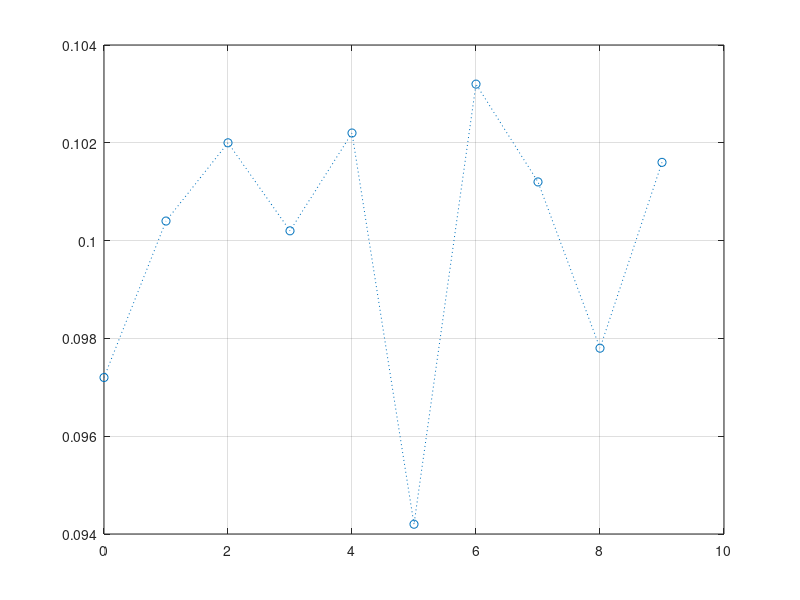

Write the MATLAB code that produced this figure.
disp("Tugas 3\n");

length = 5000;

function num = generate()
    num = floor(rand(1,1)*10);
    return;
end

generated = [];

for i = 1:length
    generated = [generated generate()];
end

disp("\nHasil Generate Angka antara 0-9");
disp(generated);

t = 0:9;
h = hist(generated, t);

disp("\PDF");
p = h / sum(h);
plot(t,p,'o:'), grid;
